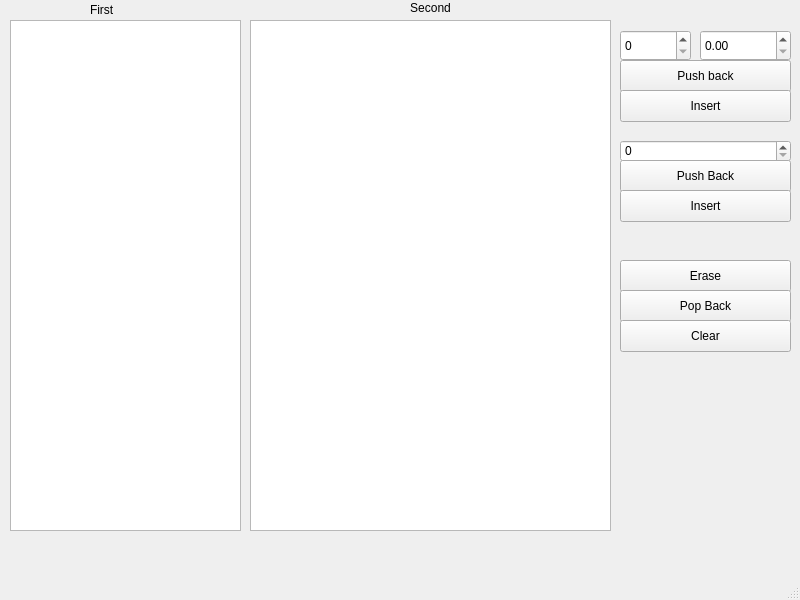
<?xml version="1.0" encoding="UTF-8"?>
<ui version="4.0">
 <class>MainWindow</class>
 <widget class="QMainWindow" name="MainWindow">
  <property name="geometry">
   <rect>
    <x>0</x>
    <y>0</y>
    <width>800</width>
    <height>600</height>
   </rect>
  </property>
  <property name="windowTitle">
   <string>MainWindow</string>
  </property>
  <widget class="QWidget" name="centralwidget">
   <widget class="QTableWidget" name="firstTbl">
    <property name="geometry">
     <rect>
      <x>10</x>
      <y>20</y>
      <width>231</width>
      <height>511</height>
     </rect>
    </property>
   </widget>
   <widget class="QTableWidget" name="secondTbl">
    <property name="geometry">
     <rect>
      <x>250</x>
      <y>20</y>
      <width>361</width>
      <height>511</height>
     </rect>
    </property>
   </widget>
   <widget class="QDoubleSpinBox" name="secondDblBox">
    <property name="geometry">
     <rect>
      <x>700</x>
      <y>30</y>
      <width>91</width>
      <height>31</height>
     </rect>
    </property>
   </widget>
   <widget class="QSpinBox" name="secondIntBox">
    <property name="geometry">
     <rect>
      <x>620</x>
      <y>30</y>
      <width>71</width>
      <height>31</height>
     </rect>
    </property>
   </widget>
   <widget class="QLabel" name="label">
    <property name="geometry">
     <rect>
      <x>350</x>
      <y>0</y>
      <width>161</width>
      <height>16</height>
     </rect>
    </property>
    <property name="text">
     <string>Second</string>
    </property>
    <property name="alignment">
     <set>Qt::AlignCenter</set>
    </property>
   </widget>
   <widget class="QLabel" name="label_2">
    <property name="geometry">
     <rect>
      <x>90</x>
      <y>0</y>
      <width>91</width>
      <height>20</height>
     </rect>
    </property>
    <property name="text">
     <string>First</string>
    </property>
   </widget>
   <widget class="QPushButton" name="secondPushBtn">
    <property name="geometry">
     <rect>
      <x>620</x>
      <y>60</y>
      <width>171</width>
      <height>32</height>
     </rect>
    </property>
    <property name="text">
     <string>Push back</string>
    </property>
   </widget>
   <widget class="QSpinBox" name="firstIntBox">
    <property name="geometry">
     <rect>
      <x>620</x>
      <y>140</y>
      <width>171</width>
      <height>22</height>
     </rect>
    </property>
   </widget>
   <widget class="QPushButton" name="firstPushBtn">
    <property name="geometry">
     <rect>
      <x>620</x>
      <y>160</y>
      <width>171</width>
      <height>32</height>
     </rect>
    </property>
    <property name="text">
     <string>Push Back</string>
    </property>
   </widget>
   <widget class="QPushButton" name="eraseBtn">
    <property name="geometry">
     <rect>
      <x>620</x>
      <y>260</y>
      <width>171</width>
      <height>32</height>
     </rect>
    </property>
    <property name="text">
     <string>Erase</string>
    </property>
   </widget>
   <widget class="QPushButton" name="secondInsertBtn">
    <property name="geometry">
     <rect>
      <x>620</x>
      <y>90</y>
      <width>171</width>
      <height>32</height>
     </rect>
    </property>
    <property name="text">
     <string>Insert</string>
    </property>
   </widget>
   <widget class="QPushButton" name="firstInsertBtn">
    <property name="geometry">
     <rect>
      <x>620</x>
      <y>190</y>
      <width>171</width>
      <height>32</height>
     </rect>
    </property>
    <property name="text">
     <string>Insert</string>
    </property>
   </widget>
   <widget class="QPushButton" name="popBackBtn">
    <property name="geometry">
     <rect>
      <x>620</x>
      <y>290</y>
      <width>171</width>
      <height>32</height>
     </rect>
    </property>
    <property name="text">
     <string>Pop Back</string>
    </property>
   </widget>
   <widget class="QPushButton" name="clearBtn">
    <property name="geometry">
     <rect>
      <x>620</x>
      <y>320</y>
      <width>171</width>
      <height>32</height>
     </rect>
    </property>
    <property name="text">
     <string>Clear</string>
    </property>
   </widget>
  </widget>
  <widget class="QMenuBar" name="menubar">
   <property name="geometry">
    <rect>
     <x>0</x>
     <y>0</y>
     <width>800</width>
     <height>24</height>
    </rect>
   </property>
  </widget>
  <widget class="QStatusBar" name="statusbar"/>
 </widget>
 <resources/>
 <connections/>
</ui>
